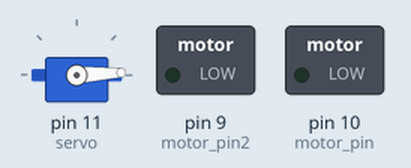
A sketch run on a simulated Arduino Uno, built with avr-gcc and run on an emulated ATmega328P. Shown: servo, switched loads named in the sketch (green lamp = pin HIGH).

Above: at 0.05 s.
At 1.15 s:
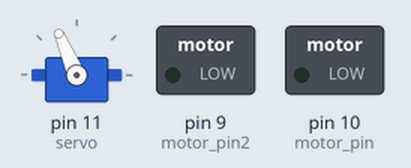
At 2.35 s:
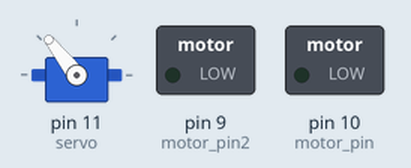
At 4.65 s:
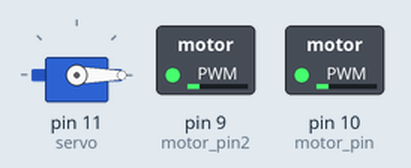
At 6.7 s:
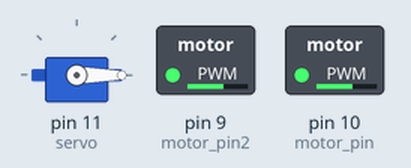
At 8.75 s:
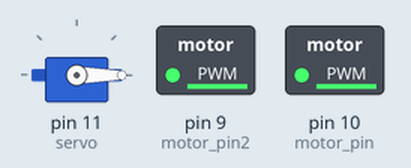
Timing chart, 0 to 11.4 s (numbered marks = the images above):
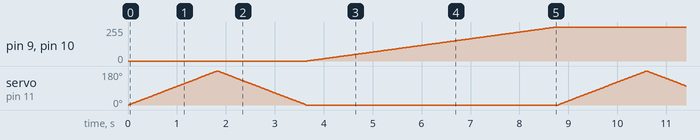

Measured:
- by itself, pin 9 (motor_pin2), pin 10 (motor_pin): ramps from 0/255 to 255/255 and jumps back, once every 8.8 s

The sketch:

main.ino
```cpp
#include <Servo.h>

#define motor_pin 10
#define motor_pin2 9

Servo servo;

void setup() {

  pinMode(motor_pin, OUTPUT);
  pinMode(motor_pin2, OUTPUT);
  servo.attach(11);


}

void loop() {

  for (int i = 0; i <= 180; i++) {
    servo.write(i);
    delay(10);
  }

  for (int i = 180; i >= 0; i--) {
    servo.write(i);
    delay(10);
  }

  for (int vel = 0; vel <= 255; vel++) {
    analogWrite(motor_pin, vel);
    analogWrite(motor_pin2, vel);
    delay(20);
  }
}
```
